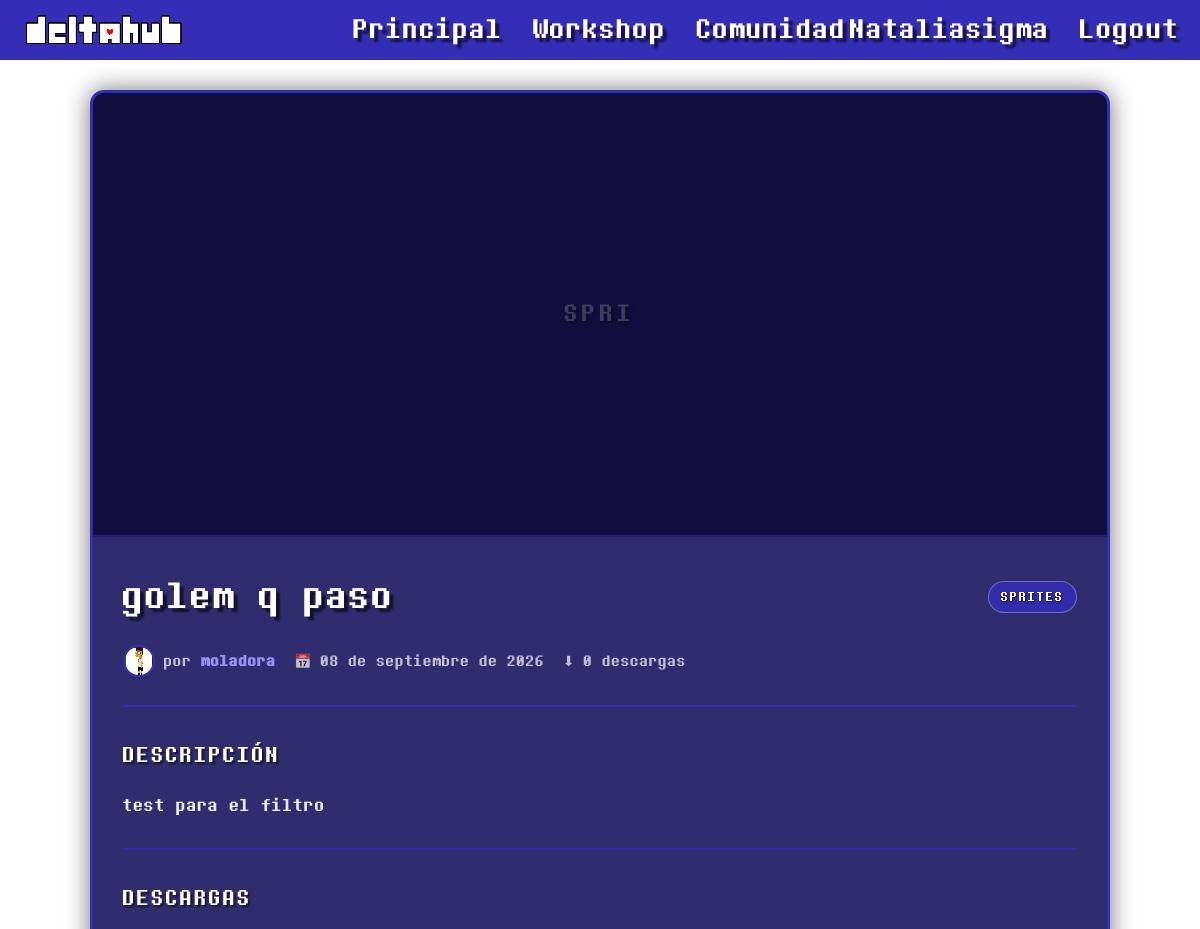
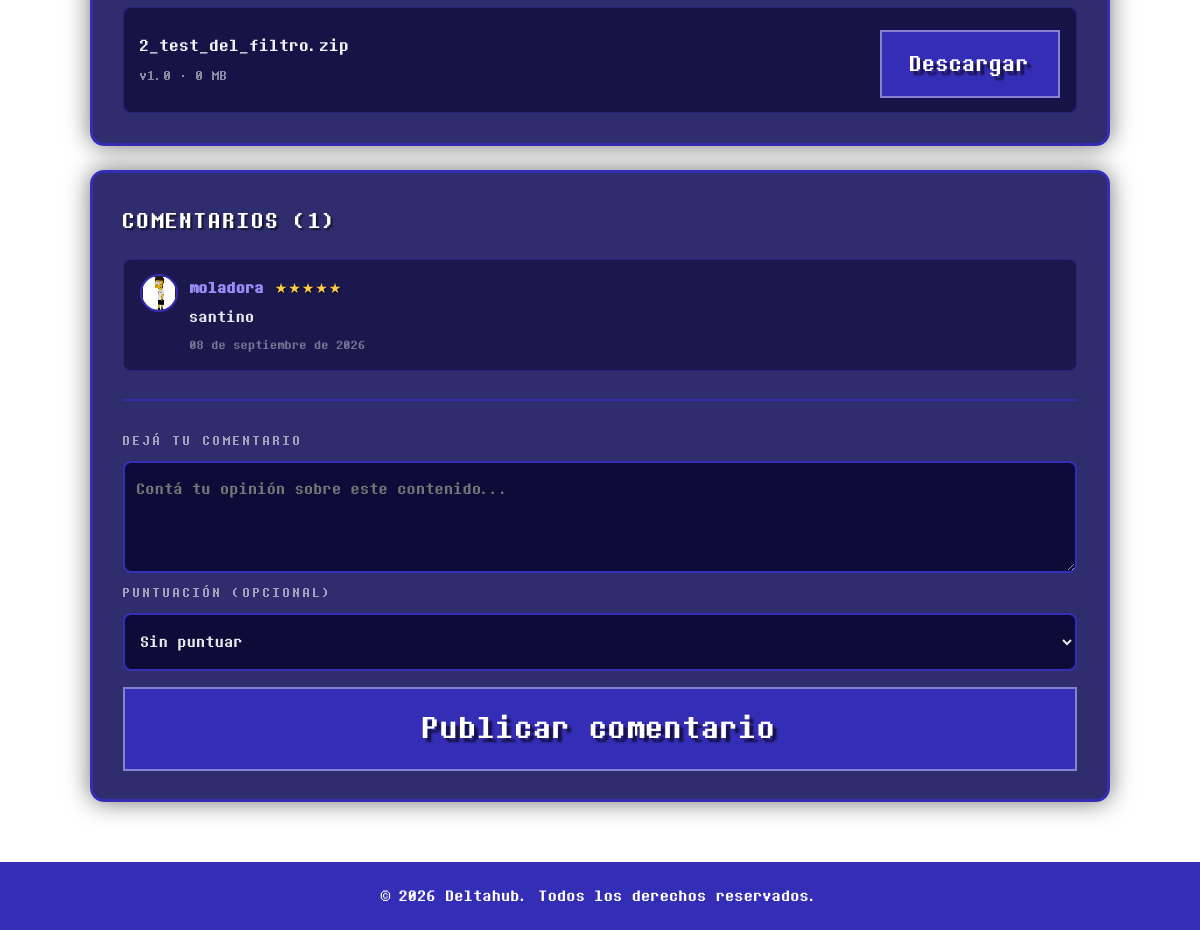
Screenshot of /item.php?id=2 (signed in) with the database file from the repository (2 pictures, top to bottom).
### tables this page shows
CREATE TABLE `items` (
  `id` int(11) NOT NULL,
  `usuario_id` int(11) NOT NULL,
  `categoria_id` int(11) NOT NULL,
  `titulo` varchar(100) NOT NULL,
  `descripcion` text DEFAULT NULL,
  `imagen_portada` varchar(255) DEFAULT NULL,
  `fecha_publicacion` datetime DEFAULT current_timestamp(),
  `fecha_actualizacion` datetime DEFAULT NULL,
  `descargas` int(11) DEFAULT 0
);

CREATE TABLE `categorias` (
  `id` int(11) NOT NULL,
  `nombre` varchar(50) NOT NULL
);

CREATE TABLE `usuarios` (
  `id` int(11) NOT NULL,
  `nombre_usuario` varchar(50) NOT NULL,
  `email` varchar(100) NOT NULL,
  `password_hash` varchar(255) NOT NULL,
  `avatar_url` varchar(255) DEFAULT NULL,
  `fecha_registro` datetime DEFAULT current_timestamp(),
  `rol` enum('usuario','moderador','admin') DEFAULT 'usuario'
);

CREATE TABLE `archivos` (
  `id` int(11) NOT NULL,
  `item_id` int(11) NOT NULL,
  `version` varchar(20) DEFAULT NULL,
  `url_archivo` varchar(255) NOT NULL,
  `tamano_mb` decimal(6,2) DEFAULT NULL,
  `fecha_subida` datetime DEFAULT current_timestamp()
);

CREATE TABLE `comentarios` (
  `id` int(11) NOT NULL,
  `item_id` int(11) NOT NULL,
  `usuario_id` int(11) NOT NULL,
  `contenido` text NOT NULL,
  `puntuacion` tinyint(4) DEFAULT NULL CHECK (`puntuacion` between 1 and 5),
  `fecha` datetime DEFAULT current_timestamp()
);

### item.php (the view, shortened to what this page needs)
<?php
require_once "config/database.php";
function fecha_espanol($fecha) {
    $meses = [
        1  => "enero",
        2  => "febrero",
        3  => "marzo",
        4  => "abril",
        5  => "mayo",
        6  => "junio",
        7  => "julio",
        8  => "agosto",
        9  => "septiembre",
        10 => "octubre",
        11 => "noviembre",
        12 => "diciembre"
    ];
    $f = new DateTime($fecha);
    return $f->format("d") . " de " . $meses[(int)$f->format("n")] . " de " . $f->format("Y");
}
$id = (int)($_GET["id"] ?? 0);
$stmt = $pdo->prepare("
    SELECT items.*, usuarios.nombre_usuario, usuarios.avatar_url, categorias.nombre AS categoria_nombre
    FROM items
    JOIN usuarios ON items.usuario_id = usuarios.id
    JOIN categorias ON items.categoria_id = categorias.id
    WHERE items.id = :id
    LIMIT 1
");
$stmt->execute([":id" => $id]);
$item = $stmt->fetch(PDO::FETCH_ASSOC);
$no_encontrado = empty($item);
$archivos = [];
$comentarios = [];
if (!$no_encontrado) {
    $stmt = $pdo->prepare("SELECT * FROM archivos WHERE item_id = :id ORDER BY fecha_subida DESC");
    $stmt->execute([":id" => $id]);
    $archivos = $stmt->fetchAll(PDO::FETCH_ASSOC);
    $stmt = $pdo->prepare("
        SELECT comentarios.*, usuarios.nombre_usuario, usuarios.avatar_url
        FROM comentarios
        JOIN usuarios ON comentarios.usuario_id = usuarios.id
        WHERE comentarios.item_id = :id
        ORDER BY comentarios.fecha DESC
    ");
    $stmt->execute([":id" => $id]);
    $comentarios = $stmt->fetchAll(PDO::FETCH_ASSOC);
}
?>
<!DOCTYPE html>
<html lang="es">
<head>
    <link rel="stylesheet" href="style.css">
</head>
<body class="workshop">
    <header>
        <a href="index.php" class="header-logo-LoginRegister">
            <img src="imagenes/DeltahubLogo3px.png" alt="logo deltahub">
        </a>
        <a href="index.php" id="shadow">Principal</a>
        <a href="workshop.php" id="shadow">Workshop</a>
        <a href="community.html" id="shadow">Comunidad</a>
        <div class="auth">
            <?php if (isset($_SESSION["usuario_id"])): ?>
                <a href="cuenta.php" id="shadow">
                    <?php echo htmlspecialchars($_SESSION["nombre_usuario"]); ?>
                </a>
                <a href="logout.php" id="shadow">
                    Logout
                </a>
            <?php endif; ?>
        </div>
    </header>
    <main class="item-layout">
        <?php if ($no_encontrado): ?>
            <div class="profile-card">
                <h1 class="profile-name">Contenido no encontrado</h1>
                <div class="profile-divider"></div>
                <p class="profile-value" style="margin-bottom:24px;">
                    Ese contenido no existe o fue eliminado.
                </p>
                <a href="workshop.php" class="btn">Volver a la workshop</a>
            </div>
        <?php else: ?>
            <article class="item-card">
                <div class="item-cover">
                    <?php if (!empty($item["imagen_portada"])): ?>
                        <img src="<?php echo htmlspecialchars($item["imagen_portada"]); ?>" alt="Portada de <?php echo htmlspecialchars($item["titulo"]); ?>">
                    <?php else: ?>
                        <div class="ws-item-thumb-placeholder">
                            <?php echo htmlspecialchars(mb_strtoupper(mb_substr($item["categoria_nombre"], 0, 4), "UTF-8")); ?>
                        </div>
                    <?php endif; ?>
                </div>
                <div class="item-body">
                    <div class="item-top">
                        <h1 class="item-title"><?php echo htmlspecialchars($item["titulo"]); ?></h1>
                        <span class="role-badge role-usuario"><?php echo htmlspecialchars($item["categoria_nombre"]); ?></span>
                    </div>
                    <div class="item-meta">
                        <div class="item-author">
                            <img
                            class="item-author-avatar"
                            src="<?php echo htmlspecialchars($item["avatar_url"]); ?>"
                            alt="Avatar de <?php echo htmlspecialchars($item["nombre_usuario"]); ?>"
                            >
                            <span>por <strong><?php echo htmlspecialchars($item["nombre_usuario"]); ?></strong></span>
                        </div>
                        <span class="item-date">📅 <?php echo htmlspecialchars(fecha_espanol($item["fecha_publicacion"])); ?></span>
                        <span class="item-downloads">⬇ <?php echo (int)$item["descargas"]; ?> descargas</span>
                    </div>
                    <div class="profile-divider"></div>
                    <h2 class="profile-subtitle">Descripción</h2>
                    <p class="item-desc"><?php echo nl2br(htmlspecialchars($item["descripcion"] ?: "Sin descripción.")); ?></p>
                    <div class="profile-divider"></div>
                    <h2 class="profile-subtitle">Descargas</h2>
                    <?php if (empty($archivos)): ?>
                        <p class="profile-value">Este contenido todavía no tiene archivos disponibles.</p>
                    <?php else: ?>
                        <div class="item-files">
                            <?php foreach ($archivos as $archivo): ?>
                                <div class="file-row">
                                    <div class="file-info">
                                        <span class="file-name">
                                            <?php echo htmlspecialchars(basename($archivo["url_archivo"])); ?>
                                        </span>
                                        <span class="file-detail">v<?php echo htmlspecialchars($archivo["version"] ?? "1.0"); ?> · <?php echo (float)$archivo["tamano_mb"]; ?> MB</span>
                                    </div>
                                    <a href="descargar.php?id=<?php echo (int)$item["id"]; ?>" class="btn btn-download">Descargar</a>
                                </div>
                            <?php endforeach; ?>
                        </div>
                    <?php endif; ?>
                </div>
            </article>
            <section class="comments-card" id="comentarios">
                <h2 class="profile-subtitle">
                    Comentarios (<?php echo count($comentarios); ?>)
                </h2>
                <?php if (empty($comentarios)): ?>
                    <p class="profile-value" style="margin-bottom:16px;">
                        Todavía no hay comentarios. ¡Sé el primero!
                    </p>
                <?php else: ?>
                    <div class="comment-list">
                        <?php foreach ($comentarios as $comentario):
                            $avatar = empty($comentario["avatar_url"]) ? "uploads/avatars/default.jpg" : $comentario["avatar_url"];
                        ?>
                            <div class="comment-item">
                                <img class="comment-avatar" src="<?php echo htmlspecialchars($avatar); ?>" alt="Avatar de <?php echo htmlspecialchars($comentario["nombre_usuario"]); ?>">
                                <div class="comment-body">
                                    <div class="comment-head">
                                        <span class="comment-author"><strong><?php echo htmlspecialchars($comentario["nombre_usuario"]); ?></strong></span>
                                        <?php if (!empty($comentario["puntuacion"])): ?>
                                            <span class="comment-stars">
                                                <?php
                                                    $c = (int)$comentario["puntuacion"];
                                                    echo str_repeat("★", $c) . str_repeat("☆", 5 - $c);
                                                ?>
                                            </span>
                                        <?php endif; ?>
                                    </div>
                                    <p class="comment-text"><?php echo nl2br(htmlspecialchars($comentario["contenido"])); ?></p>
                                    <span class="comment-date"><?php echo htmlspecialchars(fecha_espanol($comentario["fecha"])); ?></span>
                                </div>
                            </div>
                        <?php endforeach; ?>
                    </div>
                <?php endif; ?>
                <?php if (isset($_SESSION["usuario_id"])): ?>
                    <div class="profile-divider"></div>
                    <form class="item-form" action="item.php?id=<?php echo (int)$item["id"]; ?>#comentarios" method="POST">
                        <label class="profile-label" for="contenido">Dejá tu comentario</label>
                        <textarea id="contenido" name="contenido" rows="3" maxlength="1000" placeholder="Contá tu opinión sobre este contenido..." required></textarea>
                        <label class="profile-label" for="puntuacion">Puntuación (opcional)</label>
                        <select id="puntuacion" name="puntuacion">
                            <option value="">Sin puntuar</option>
                        </select>
                        <button type="submit" class="btn">Publicar comentario</button>
                    </form>
                <?php else: ?>
                    <p class="switch" style="margin-top:16px;">
                        <a href="login.html">Iniciá sesión</a> para comentar.
                    </p>
                <?php endif; ?>
            </section>
        <?php endif; ?>
    </main>
    <footer>
        <p>&copy; 2026 Deltahub. Todos los derechos reservados.</p>
    </footer>
</body>
</html>

### rows the page displays
items: categoria.nombre "SPRI", titulo "golem q paso", categoria.nombre "SPRITES", usuario.avatar_url (placeholder picture), usuario.nombre_usuario "moladora", fecha_publicacion "08 de septiembre de 2026", descargas "0", descripcion "test para el filtro"
archivos: url_archivo "2_test_del_filtro.zip", version "1.0", tamano_mb "0"
comentarios: usuario.avatar_url (placeholder picture), usuario.nombre_usuario "moladora", puntuacion "★★★★★", contenido "santino", fecha "08 de septiembre de 2026"

### other values shown
$_SESSION["nombre_usuario"] "Nataliasigma"
count($comentarios) "1"
